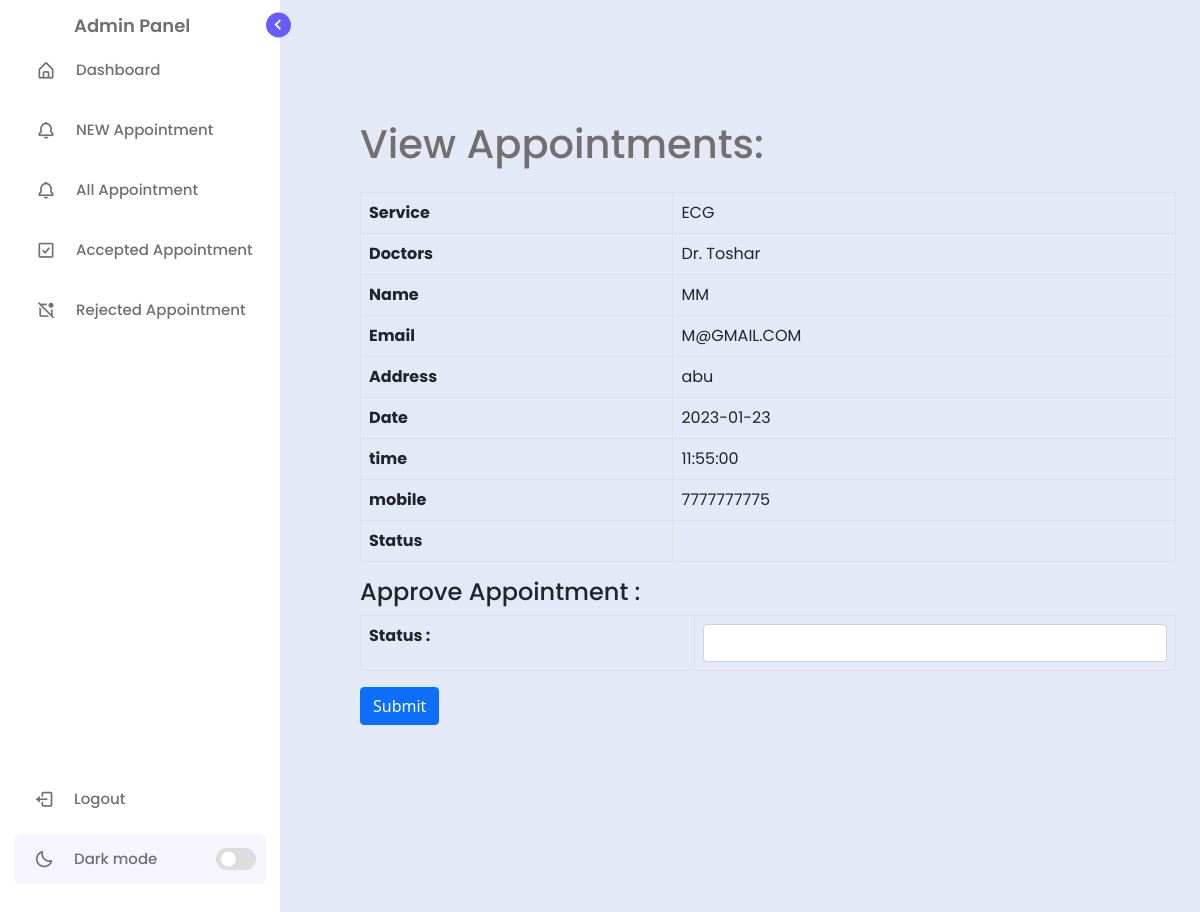
Page /viewappointment.php?mobile=7777777775 on the committed database.
### tables this page shows
CREATE TABLE `appointment` (
  `Service` varchar(20) DEFAULT NULL,
  `Doctors` varchar(20) DEFAULT NULL,
  `Name` varchar(40) DEFAULT NULL,
  `Email` varchar(20) DEFAULT NULL,
  `Address` varchar(50) NOT NULL,
  `Date` date DEFAULT NULL,
  `time` time DEFAULT NULL,
  `mobile` varchar(10) NOT NULL,
  `status` varchar(20) NOT NULL
);

### viewappointment.php (the view, shortened to what this page needs)
<?php
include 'dashboard1.php';
include 'db.php';
?>
<html>
  <body>
<h1 style="margin-top: 10%; margin-left: 30%; margin-bottom: 2%;color:#707070;">View Appointments:</h1>
    <table class="table table-bordered" style="margin-left: 30%; width: 68%;" class="d-md-flex">
        <tbody>
            <?php
            $mobile=$_GET['mobile'];
$query="select * from appointment where mobile=$mobile";
            $run=mysqli_query($con,$query);
            while($row=mysqli_fetch_array($run)){
            ?>
          <tr>
            <th>Service</th>
            <td><?php  echo $row['Service']?></td>
          <tr>
            <th>Doctors</th>
            <td><?php echo $row['Doctors']?></td>
          </tr>
            <th>Name</th>
            <td><?php echo $row['Name'] ?></td>
          </tr>
          <tr>
            <th>Email</th>
            <td><?php echo $row['Email'] ?></td>
          </tr>
          <tr>
            <th>Address</th>
            <td><?php echo $row['Address'] ?></td>
          </tr>
          <tr>
            <th>Date</th>
            <td><?php echo $row['Date'] ?></td>
          </tr>
          <tr>
            <th>time</th>
            <td><?php echo $row['time'] ?></td>
          </tr>
          <tr>
            <th>mobile</th>
            <td><?php echo $row['mobile'] ?></td>
          </tr>
          <tr>
            <th>Status</th>
            <td>
            </td>
          </tr>
            <?php
            }
            ?>
          </tbody>
          </table>
          <table class="table table-bordered" style="margin-left: 30%; width: 68%;" class="d-md-flex">
          <form name="submit" method="POST" >
<h4 style="margin-left: 30%;">Approve Appointment :
</h4>
          <tr>
    <th>Status :</th>
    <td>
   <select name="status" class="form-control wd-450" required="true" >
    <option></option>
     <option value="Selected">Selected</option>
   </select></td>
  </tr>
  </table>
          <button type="submit" name="submit" class="btn btn-primary" style="margin-left: 30%; ">Submit</button>
            </body>
            </html>

### dashboard css.css (style rules this page uses)
* { margin: 0; padding: 0; box-sizing: border-box; font-family: 'Poppins', sans-serif; }
:root { --body-color: #E4E9F7; --sidebar-color: #FFF; --primary-color: #695CFE; --primary-color-light: #F6F5FF; --toggle-color: #DDD; --text-color: #707070; --tran-03: all 0.2s ease; --tran-03: all 0.3s ease; --tran-04: all 0.3s ease; --tran-05: all 0.3s ease; }
body { min-height: 100vh; background-color: var(--body-color); transition: var(--tran-05); }

### rows in the picture
appointment: Service "ECG", Doctors "Dr. Toshar", Name "MM", Email "M@GMAIL.COM", Address "abu", Date "2023-01-23", time "11:55:00", mobile "7777777775"
